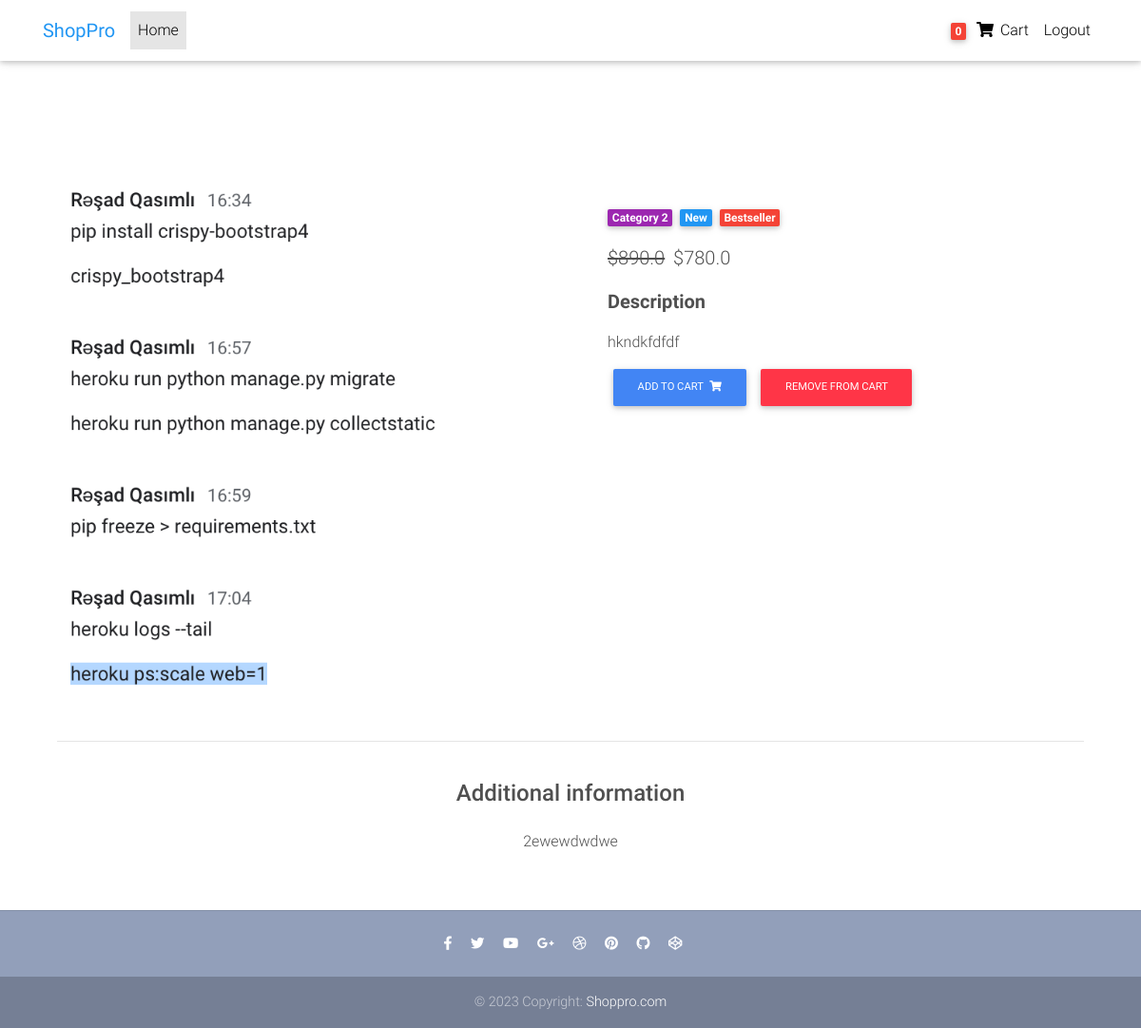
Screenshot of /product/9/ (signed in) with the database file from the repository.
### main/models.py (models this page shows, shortened)
class Order(models.Model):
    user = models.ForeignKey(settings.AUTH_USER_MODEL,
                             on_delete=models.CASCADE)
    ref_code = models.CharField(max_length=20)
    items = models.ManyToManyField(OrderItem)
    start_date = models.DateTimeField(auto_now_add=True)
    ordered_date = models.DateTimeField()
    ordered = models.BooleanField(default=False)
    billing_address = models.ForeignKey(
        'BillingAddress', on_delete=models.SET_NULL, blank=True, null=True)
    payment = models.ForeignKey(
        'Payment', on_delete=models.SET_NULL, blank=True, null=True)
    coupon = models.ForeignKey(
        'Coupon', on_delete=models.SET_NULL, blank=True, null=True)
    being_delivered = models.BooleanField(default=False)
    received = models.BooleanField(default=False)
    refund_requested = models.BooleanField(default=False)
    refund_granted = models.BooleanField(default=False)

class Item(models.Model):
    title = models.CharField(max_length=100)
    price = models.FloatField()
    discount_price = models.FloatField(blank=True, null=True)
    category = models.CharField(choices=category_choices, max_length=2)
    label = models.CharField(choices=label_choices, max_length=1, blank=True)
    slug = models.SlugField()
    description = models.TextField()
    image = models.ImageField(blank=True, null=True)
    def get_add_to_cart_url(self):
        return reverse("main:add-to-cart", kwargs={
            'slug': self.slug
        })
    def get_remove_from_cart_url(self):
        return reverse("main:remove-from-cart", kwargs={
            'slug': self.slug
        })

### main/views.py (the view)
# urls.py: path('product/<slug>/', ItemDetailView.as_view(), name='product'),
class ItemDetailView(DetailView):
    model = Item
    template_name = "product.html"

### main/templatetags/cart_template_tags.py (called while the page is built)
@register.filter
def cart_item_count(user):
    if user.is_authenticated:
        qs = Order.objects.filter(user=user, ordered=False)
        if qs.exists():
            return qs[0].items.count()
    return 0

### templates/product.html (shortened to what this page needs)
{% extends 'base.html' %}
{% block content %}
<main class="mt-5 pt-4">
  <div class="container dark-grey-text mt-5">
    <div class="row wow fadeIn">
      <div class="col-md-6 mb-4">
        <img src="{{ object.image.url }}" class="img-fluid" alt="">
      </div>
      <div class="col-md-6 mb-4">
        <div class="p-4">
          <div class="mb-3">
            <a href="">
              <span class="badge purple mr-1">Category 2</span>
            </a>
            <a href="">
              <span class="badge blue mr-1">New</span>
            </a>
            <a href="">
              <span class="badge red mr-1">Bestseller</span>
            </a>
          </div>
          <p class="lead">
            {% if object.discount_price %}
            <span class="mr-1">
              <del>${{ object.price }}</del>
            </span>
            <span>${{ object.discount_price }}</span>
            {% else %}
            <span>${{ object.price }}</span>
            {% endif %}
          </p>
          <p class="lead font-weight-bold">Description</p>
          <p>{{ object.title }}</p>
          <a href="{{ object.get_add_to_cart_url }}" class="btn btn-primary btn-md my-0 p">Add to cart
            <i class="fas fa-shopping-cart ml-1"></i>
          </a>
          <a href="{{ object.get_remove_from_cart_url }}" class="btn btn-danger btn-md my-0 p">Remove from cart
          </a>
        </div>
      </div>
    </div>
    <hr>
    <div class="row d-flex justify-content-center wow fadeIn">
      <div class="col-md-6 text-center">
        <h4 class="my-4 h4">Additional information</h4>
        <p>{{ object.description }}</p>
      </div>
    </div>
  </div>
</main>
{% endblock content %}

### templates/navbar.html (shortened to what this page needs)
{% load cart_template_tags %}
<nav class="navbar fixed-top navbar-expand-lg navbar-light white scrolling-navbar">
  <div class="container">
    <a class="navbar-brand waves-effect" href="{% url 'main:home' %}">
      <strong class="blue-text">ShopPro</strong>
    </a>
    <div class="collapse navbar-collapse" id="navbarSupportedContent">
      <ul class="navbar-nav mr-auto">
        <li class="nav-item active">
          <a class="nav-link waves-effect" href="{% url 'main:home' %}">Home
          </a>
        </li>
      </ul>
      <ul class="navbar-nav nav-flex-icons">
        {% if request.user.is_authenticated %}
        <li class="nav-item">
          <a class="nav-link waves-effect" href="{% url 'main:order-summary' %}">
            <span class="badge red z-depth-1 mr-1"> {{ request.user|cart_item_count }} </span>
            <i class="fas fa-shopping-cart"></i>
            <span class="clearfix d-none d-sm-inline-block"> Cart </span>
          </a>
        </li>
        <li class="nav-item">
          <a class="nav-link waves-effect" href="{% url 'account_logout' %}">
            <span class="clearfix d-none d-sm-inline-block"> Logout </span>
          </a>
        </li>
        {% endif %}
    </div>
  </div>
</nav>

### templates/base.html (style rules this page uses)
html, body, header, .carousel { height: 60vh; }

### rows the page displays
Item: image (picture), price "890.0", discount_price "780.0", title "hkndkfdfdf", description "2ewewdwdwe"

### other values shown
{{ request.user|cart_item_count }} "0"
